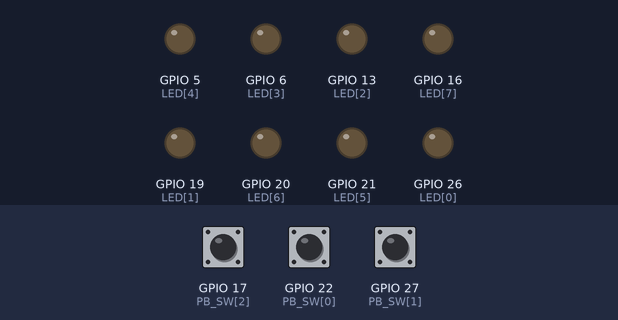
Bench run of a program on a simulated Raspberry Pi (BCM pin numbers). Shown: output pins drawn as LEDs (lit = HIGH). The inputs (shaded band) are chosen by the test bench; at power-on: GPIO 27 (PB_SW[1]) LOW, GPIO 17 (PB_SW[2]) LOW, GPIO 22 (PB_SW[0]) HIGH. What the program prints to the terminal is not drawn.

Above: at 1.2 s.
1.3 s: GPIO 27 (PB_SW[1]) pulled HIGH for 0.15 s
At 2.1 s:
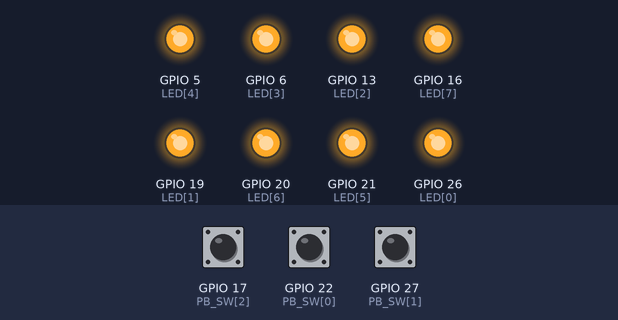
2.9 s: GPIO 17 (PB_SW[2]) pulled HIGH for 0.15 s
At 3.3 s:
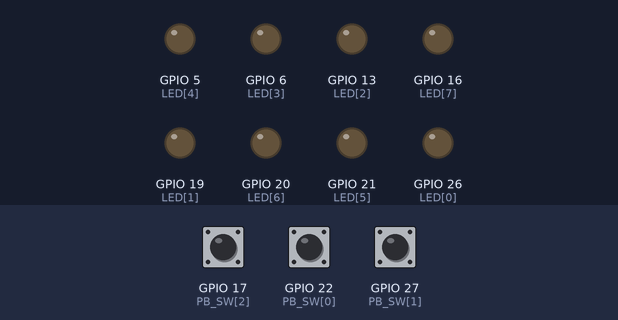
4.5 s: GPIO 27 (PB_SW[1]) pulled HIGH for 1 s
At 5.7 s:
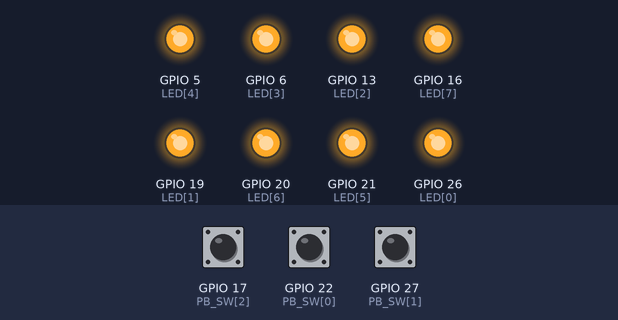
Timing chart, 0 to 7.5 s (numbered marks = the images above; inputs shaded):
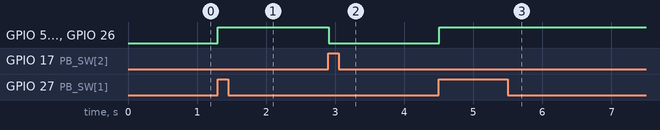

The program:

LED_Control_III.py
```python
#!/usr/bin/python3
# by krittinunt@gmail.com
# LED Control by PB_Switch

# PB_SW[0] --> All LED Off
# PB_SW[1] --> All LED On
# PB_SW[2] --> All LED toggle

from time import sleep
import RPi.GPIO as GPIO
GPIO.setmode(GPIO.BCM)

LED = [26, 19, 13, 6, 5, 21, 20, 16]
PB_SW = [22, 27, 17]

for i in range(8):
	GPIO.setup(LED[i], GPIO.OUT)
	GPIO.output(LED[i], False)
for i in range(3):
	GPIO.setup(PB_SW[i], GPIO.IN)
GPIO.setwarnings(False)

def all_led_off():
	for i in range(8):
		GPIO.output(LED[i], False)

def all_led_on():
	for i in range(8):
		GPIO.output(LED[i], True)

def led_toggle():
	if GPIO.input(LED[0]):
		for i in range(8):
			GPIO.output(LED[i], False)
	else:
		for i in range(8):
			GPIO.output(LED[i], True)

try:
	print('Press PB_SW[0] button to led off')
	print('Press PB_SW[1] button to led on')
	print('Press PB_SW[2] button to led toggle')
	print('Press CTRL+C to exit')
	while True:
		if not GPIO.input(PB_SW[0]):
			while not GPIO.input(PB_SW[0]):
				sleep(0.02)
			all_led_off()
		if not GPIO.input(PB_SW[1]):
			while not GPIO.input(PB_SW[1]):
				sleep(0.02)
			all_led_on()
		if not GPIO.input(PB_SW[2]):
			while not GPIO.input(PB_SW[2]):
				sleep(0.02)
			led_toggle()

finally :
	GPIO.cleanup()
```

Measured:
- after the input at 1.3 s, GPIO 5 (LED[4]), GPIO 6 (LED[3]), GPIO 13 (LED[2]), GPIO 16 (LED[7]), GPIO 19 (LED[1]), GPIO 20 (LED[6]), GPIO 21 (LED[5]), GPIO 26 (LED[0]): LOW → HIGH at once
- after the input at 2.9 s, GPIO 5 (LED[4]), GPIO 6 (LED[3]), GPIO 13 (LED[2]), GPIO 16 (LED[7]), GPIO 19 (LED[1]), GPIO 20 (LED[6]), GPIO 21 (LED[5]), GPIO 26 (LED[0]): HIGH → LOW at once
- after the input at 4.5 s, GPIO 5 (LED[4]), GPIO 6 (LED[3]), GPIO 13 (LED[2]), GPIO 16 (LED[7]), GPIO 19 (LED[1]), GPIO 20 (LED[6]), GPIO 21 (LED[5]), GPIO 26 (LED[0]): LOW → HIGH at once
